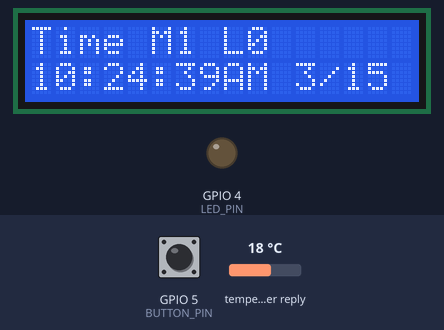
Simulated run of this sketch. Board: ESP32. On the bench: 16×2 character LCD, output pins drawn as LEDs (lit = HIGH). The test bench sets the inputs (shaded band); at power-on: GPIO 5 (BUTTON_PIN) HIGH, temperature in the weather reply 18 °C. WiFi joins after 1.5 s; servers stay silent unless stated; the local clock reads 2024-03-15 10:24:30 at power-on unless the sketch sets it; web services answer with replies made up by the test bench; what the sketch prints to the serial monitor is not drawn.

Above: at 9.6 s.
9.7 s: GPIO 5 (BUTTON_PIN) pulled LOW for 0.15 s
At 11.1 s:
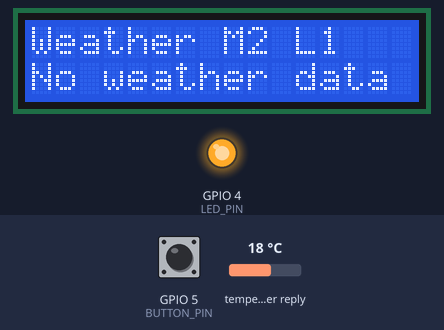
11.4 s: GPIO 5 (BUTTON_PIN) pulled LOW for 1 s
At 12.4 s:
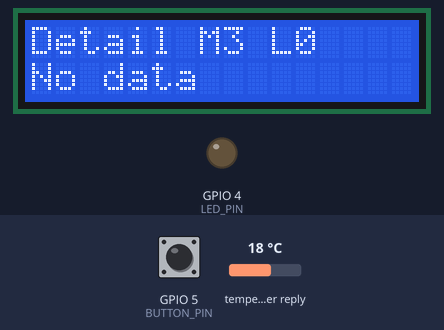
13.9 s: GPIO 5 (BUTTON_PIN) pulled LOW for 0.15 s
At 14.6 s:
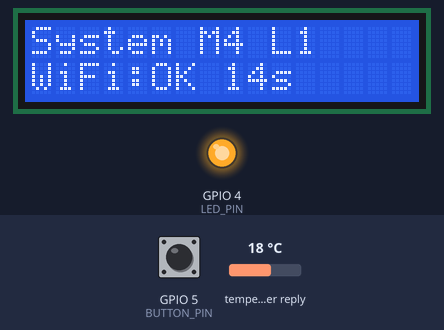
17.0 s: GPIO 5 (BUTTON_PIN) pulled LOW for 1 s
At 18.8 s:
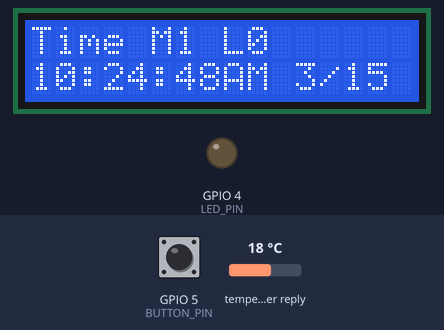
19.5 s: GPIO 5 (BUTTON_PIN) pulled LOW for 3.2 s
At 31.8 s:
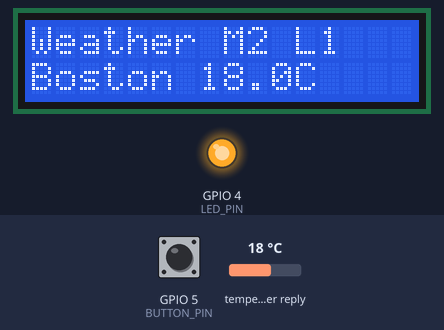
Timing chart, 0 to 32.3 s (numbered marks = the images above; inputs shaded):
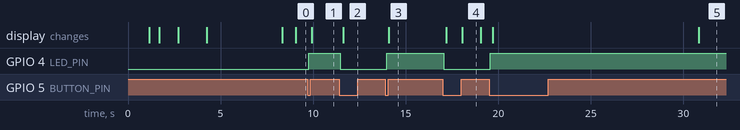

The sketch:

esp32_time_clock1.ino
```cpp
#include <WiFi.h>
#include <HTTPClient.h>
#include <ArduinoJson.h>
#include <LiquidCrystal_I2C.h>
#include <time.h>

// LCD配置
LiquidCrystal_I2C lcd(0x27, 16, 2);

// 引脚定义
#define LED_PIN 4
#define BUTTON_PIN 5

// WiFi配置
const char* ssid = "51 Glenville";
const char* password = "welc0meh0me";

// Open-Meteo API配置
const float latitude = 42.3584;
const float longitude = -71.1259;
const char* city_name = "Boston";

// 显示模式
enum DisplayMode {
  MODE_TIME,
  MODE_WEATHER,
  MODE_WEATHER_DETAIL,
  MODE_SYSTEM,
  MODE_COUNT
};

DisplayMode currentMode = MODE_TIME;
bool ledState = false;
unsigned long lastUpdate = 0;
unsigned long lastButtonPress = 0;
const unsigned long UPDATE_INTERVAL = 30000;

// 数据存储结构
struct WeatherData {
  String location_name = "N/A";
  float temperature = 0.0;
  float humidity = 0.0;
  float windSpeed = 0.0;
  int weatherCode = 0;
  String weatherDescription = "N/A";
  bool valid = false;
};

WeatherData weather;

// WiFi检查变量
unsigned long lastWiFiCheck = 0;
const unsigned long WIFI_CHECK_INTERVAL = 10000;

void setup() {
  Serial.begin(9600);
  pinMode(LED_PIN, OUTPUT);
  pinMode(BUTTON_PIN, INPUT_PULLUP);

  delay(1000);
  Serial.println("================================");
  Serial.println("ESP32 波士顿天气显示系统");
  Serial.println("================================");

  // 初始化LCD
  Serial.println("[INIT] 初始化2行LCD显示屏...");
  lcd.init();
  lcd.backlight();

  // 清除显示并测试
  lcd.clear();
  delay(500);

  // 测试显示
  lcd.setCursor(0, 0);
  lcd.print("System Start");
  lcd.setCursor(0, 1);
  lcd.print("Please wait...");

  Serial.println("[INIT] LCD初始化完成");

  // 连接WiFi
  Serial.println("[WIFI] 开始连接WiFi...");
  connectToWiFi();

  // 配置时间服务器 (美国东部夏令时 UTC-4)
  Serial.println("[TIME] 配置时间服务器...");
  configTime(-4 * 3600, 0, "pool.ntp.org", "time.nist.gov");

  Serial.println("[INIT] 系统初始化完成");
  Serial.println("================================");

  delay(2000);
  updateDisplay();
}

void loop() {
  checkWiFiConnection();
  checkSerialCommands();
  checkButton();

  if (millis() - lastUpdate > UPDATE_INTERVAL) {
    Serial.println("[LOOP] 开始定期数据更新...");
    updateData();
    updateDisplay();
    lastUpdate = millis();
    Serial.println("[LOOP] 数据更新完成");
  }

  if (currentMode == MODE_TIME && millis() % 1000 < 100) {
    updateDisplay();
    delay(100);
  }

  delay(50);
}

void connectToWiFi() {
  Serial.println("[WIFI] SSID: " + String(ssid));
  WiFi.disconnect(true);
  delay(1000);
  WiFi.mode(WIFI_STA);

  int maxRetries = 3;
  int currentRetry = 0;

  while (currentRetry < maxRetries && WiFi.status() != WL_CONNECTED) {
    Serial.println("[WIFI] 尝试连接 (" + String(currentRetry + 1) + "/" + String(maxRetries) + ")");

    lcd.setCursor(0, 1);
    lcd.print("WiFi Try " + String(currentRetry + 1) + "/3   ");

    WiFi.begin(ssid, password);

    int attempts = 0;
    while (WiFi.status() != WL_CONNECTED && attempts < 60) {
      delay(500);
      Serial.print(".");
      attempts++;
    }
    Serial.println();

    if (WiFi.status() == WL_CONNECTED) {
      Serial.println("[WIFI] ✓ WiFi连接成功!");
      Serial.println("[WIFI] IP地址: " + WiFi.localIP().toString());
      Serial.println("[WIFI] 信号强度: " + String(WiFi.RSSI()) + " dBm");

      lcd.setCursor(0, 1);
      lcd.print("WiFi Connected! ");
      delay(2000);
      return;
    } else {
      currentRetry++;
      Serial.println("[WIFI] ✗ 连接失败，状态码: " + String(WiFi.status()));

      if (currentRetry < maxRetries) {
        Serial.println("[WIFI] 等待5秒后重试...");
        lcd.setCursor(0, 1);
        lcd.print("Retry in 5s... ");
        delay(5000);
      }
    }
  }

  Serial.println("[WIFI] ✗ WiFi连接完全失败!");
  lcd.setCursor(0, 1);
  lcd.print("WiFi Failed!    ");
  delay(3000);
}

void checkButton() {
  if (digitalRead(BUTTON_PIN) == LOW && millis() - lastButtonPress > 200) {
    delay(50);
    if (digitalRead(BUTTON_PIN) == LOW) {
      Serial.println("[BUTTON] 按钮被按下");

      DisplayMode oldMode = currentMode;
      currentMode = (DisplayMode)((currentMode + 1) % MODE_COUNT);
      ledState = !ledState;
      digitalWrite(LED_PIN, ledState);

      String modeNames[] = {"时间模式", "基本天气", "详细天气", "系统信息"};
      Serial.println("[MODE] 模式切换: " + modeNames[oldMode] + " -> " + modeNames[currentMode]);
      Serial.println("[LED] LED状态: " + String(ledState ? "开启" : "关闭"));

      updateDisplay();
      lastButtonPress = millis();

      while(digitalRead(BUTTON_PIN) == LOW) {
        delay(10);
      }
      Serial.println("[BUTTON] 按钮释放");
    }
  }
}

void updateDisplay() {
  Serial.println("[DISPLAY] 更新显示内容...");
  lcd.clear();

  String modeNames[] = {"时间", "天气", "详细", "系统"};
  Serial.println("[DISPLAY] 当前模式: " + modeNames[currentMode]);

  switch (currentMode) {
    case MODE_TIME:
      displayTime();
      break;
    case MODE_WEATHER:
      displayWeather();
      break;
    case MODE_WEATHER_DETAIL:
      displayWeatherDetail();
      break;
    case MODE_SYSTEM:
      displaySystem();
      break;
  }

  Serial.println("[DISPLAY] 显示更新完成");
}

void displayTime() {
  lcd.setCursor(0, 0);
  lcd.print("Time M" + String(currentMode + 1) + " L" + (ledState ? "1" : "0"));

  time_t now;
  struct tm timeinfo;
  time(&now);
  localtime_r(&now, &timeinfo);

  if (timeinfo.tm_year > 100) {
    // 12小时制格式显示
    int hour12 = timeinfo.tm_hour;
    String ampm = "AM";

    if (hour12 == 0) {
      hour12 = 12; // 午夜12点
    } else if (hour12 > 12) {
      hour12 -= 12; // 下午时间
      ampm = "PM";
    } else if (hour12 == 12) {
      ampm = "PM"; // 中午12点
    }

    // 格式: "2:30:25PM 5/28"
    String timeStr = String(hour12) + ":" +
                     (timeinfo.tm_min < 10 ? "0" : "") + String(timeinfo.tm_min) + ":" +
                     (timeinfo.tm_sec < 10 ? "0" : "") + String(timeinfo.tm_sec) + ampm + " " +
                     String(timeinfo.tm_mon + 1) + "/" + String(timeinfo.tm_mday);

    lcd.setCursor(0, 1);
    // 确保不超过16字符
    if (timeStr.length() > 16) {
      timeStr = timeStr.substring(0, 16);
    }
    lcd.print(timeStr);
  } else {
    lcd.setCursor(0, 1);
    lcd.print("Time sync...    ");
  }
}

void displayWeather() {
  lcd.setCursor(0, 0);
  lcd.print("Weather M" + String(currentMode + 1) + " L" + (ledState ? "1" : "0"));

  if (weather.valid) {
    lcd.setCursor(0, 1);
    // 显示摄氏度
    String tempStr = String(weather.temperature, 1) + "C";
    String line = weather.location_name.substring(0, 7) + " " + tempStr;
    if (line.length() > 16) {
      line = line.substring(0, 16);
    }
    lcd.print(line);
  } else {
    lcd.setCursor(0, 1);
    lcd.print("No weather data ");
  }
}

void displayWeatherDetail() {
  lcd.setCursor(0, 0);
  lcd.print("Detail M" + String(currentMode + 1) + " L" + (ledState ? "1" : "0"));

  if (weather.valid) {
    lcd.setCursor(0, 1);
    // 显示摄氏度、湿度和风速(km/h)
    String line = String(weather.temperature, 1) + "C " + String((int)weather.humidity) + "% " + String(weather.windSpeed, 1) + "kmh";
    if (line.length() > 16) {
      line = line.substring(0, 16);
    }
    lcd.print(line);
  } else {
    lcd.setCursor(0, 1);
    lcd.print("No data         ");
  }
}

void displaySystem() {
  lcd.setCursor(0, 0);
  lcd.print("System M" + String(currentMode + 1) + " L" + (ledState ? "1" : "0"));

  lcd.setCursor(0, 1);
  String wifiStatus = WiFi.status() == WL_CONNECTED ? "OK" : "NO";
  String line = "WiFi:" + wifiStatus + " " + String(millis() / 1000) + "s";
  if (line.length() > 16) {
    line = line.substring(0, 16);
  }
  lcd.print(line);

  Serial.println("[SYSTEM] WiFi状态: " + wifiStatus);
  if (WiFi.status() == WL_CONNECTED) {
    Serial.println("[SYSTEM] IP地址: " + WiFi.localIP().toString());
    Serial.println("[SYSTEM] 信号强度: " + String(WiFi.RSSI()) + " dBm");
  }
  Serial.println("[SYSTEM] 运行时间: " + String(millis() / 1000) + " 秒");
  Serial.println("[SYSTEM] 空闲内存: " + String(ESP.getFreeHeap()) + " 字节");
}

void updateData() {
  if (WiFi.status() == WL_CONNECTED) {
    Serial.println("[DATA] WiFi已连接，开始更新天气数据...");
    updateWeatherData();
  } else {
    Serial.println("[DATA] ✗ WiFi未连接，跳过数据更新");
  }
}

void updateWeatherData() {
  Serial.println("[API] 开始获取天气数据...");

  HTTPClient http;
  String url = "https://api.open-meteo.com/v1/forecast?latitude=" +
               String(latitude, 4) + "&longitude=" + String(longitude, 4) +
               "&current=temperature_2m,relative_humidity_2m,wind_speed_10m,weather_code" +
               "&timezone=America%2FNew_York&forecast_days=1";

  Serial.println("[API] 请求URL: " + url);

  http.begin(url);
  http.addHeader("User-Agent", "ESP32-WeatherStation");
  http.setTimeout(10000);

  int httpResponseCode = http.GET();
  Serial.println("[API] HTTP响应码: " + String(httpResponseCode));

  if (httpResponseCode > 0) {
    String response = http.getString();
    Serial.println("[API] 响应长度: " + String(response.length()) + " 字节");

    DynamicJsonDocument doc(2048);
    DeserializationError error = deserializeJson(doc, response);

    if (!error) {
      Serial.println("[JSON] ✓ JSON解析成功");

      if (doc.containsKey("current")) {
        weather.location_name = city_name;
        weather.temperature = doc["current"]["temperature_2m"].as<float>();
        weather.humidity = doc["current"]["relative_humidity_2m"].as<float>();
        weather.windSpeed = doc["current"]["wind_speed_10m"].as<float>();
        weather.weatherCode = doc["current"]["weather_code"].as<int>();
        weather.weatherDescription = getWeatherDescription(weather.weatherCode);
        weather.valid = true;

        Serial.println("[WEATHER] ✓ 天气数据更新成功");
        Serial.println("[WEATHER] 温度: " + String(weather.temperature, 1) + "°C");
        Serial.println("[WEATHER] 湿度: " + String(weather.humidity, 0) + "%");
        Serial.println("[WEATHER] 风速: " + String(weather.windSpeed, 1) + " km/h");
        Serial.println("[WEATHER] 天气: " + weather.weatherDescription);
      } else {
        Serial.println("[JSON] ✗ API响应中没有current数据");
        weather.valid = false;
      }
    } else {
      Serial.println("[JSON] ✗ JSON解析失败: " + String(error.c_str()));
      weather.valid = false;
    }
  } else {
    Serial.println("[API] ✗ HTTP请求失败，错误码: " + String(httpResponseCode));
    weather.valid = false;
  }

  http.end();
}

String getWeatherDescription(int code) {
  switch(code) {
    case 0: return "Clear";
    case 1: case 2: case 3: return "Cloudy";
    case 45: case 48: return "Fog";
    case 51: case 53: case 55: return "Drizzle";
    case 61: case 63: case 65: return "Rain";
    case 71: case 73: case 75: return "Snow";
    case 80: case 81: case 82: return "Showers";
    case 95: return "Thunder";
    default: return "Unknown";
  }
}

void checkWiFiConnection() {
  if (millis() - lastWiFiCheck > WIFI_CHECK_INTERVAL) {
    if (WiFi.status() != WL_CONNECTED) {
      Serial.println("[WIFI] ⚠️ WiFi连接丢失，尝试重连...");
      reconnectWiFi();
    }
    lastWiFiCheck = millis();
  }
}

void reconnectWiFi() {
  Serial.println("[WIFI] 开始快速重连...");
  WiFi.disconnect();
  delay(1000);
  WiFi.begin(ssid, password);

  int attempts = 0;
  while (WiFi.status() != WL_CONNECTED && attempts < 20) {
    delay(500);
    Serial.print(".");
    attempts++;
  }
  Serial.println();

  if (WiFi.status() == WL_CONNECTED) {
    Serial.println("[WIFI] ✓ 重连成功! IP: " + WiFi.localIP().toString());
  } else {
    Serial.println("[WIFI] ✗ 快速重连失败");
  }
}

void checkSerialCommands() {
  if (Serial.available()) {
    String command = Serial.readStringUntil('\n');
    command.trim();
    command.toLowerCase();

    if (command == "help") {
      Serial.println("可用命令: help, status, weather, restart, wifi, time");
    } else if (command == "status") {
      Serial.println("运行时间: " + String(millis() / 1000) + "s");
      Serial.println("WiFi: " + String(WiFi.status() == WL_CONNECTED ? "连接" : "断开"));
      Serial.println("天气数据: " + String(weather.valid ? "有效" : "无效"));
      if (weather.valid) {
        Serial.println("波士顿温度: " + String(weather.temperature, 1) + "°C");
      }
    } else if (command == "weather") {
      updateWeatherData();
    } else if (command == "restart") {
      ESP.restart();
    } else if (command == "wifi") {
      Serial.println("WiFi状态: " + String(WiFi.status()));
      if (WiFi.status() == WL_CONNECTED) {
        Serial.println("IP: " + WiFi.localIP().toString());
        Serial.println("信号: " + String(WiFi.RSSI()) + "dBm");
      }
    } else if (command == "time") {
      time_t now = time(nullptr);
      Serial.println("当前时间: " + String(ctime(&now)));
    }
  }
}
```

Measured:
- after the input at 9.7 s, GPIO 4 (LED_PIN): LOW → HIGH after 0.06 s; the display: changes after 0.22 s (image 1)
- after the input at 11.4 s, GPIO 4 (LED_PIN): HIGH → LOW after 0.08 s; the display: changes after 0.22 s (image 2)
- after the input at 13.9 s, GPIO 4 (LED_PIN): LOW → HIGH after 0.06 s; the display: changes after 0.19 s (image 3)
- after the input at 17.0 s, GPIO 4 (LED_PIN): HIGH → LOW after 0.05 s; the display: first changes after 0.19 s (image 4 shows a later state)
- after the input at 19.5 s, GPIO 4 (LED_PIN): LOW → HIGH after 0.05 s; the display: first changes after 0.19 s (image 5 shows a later state)
